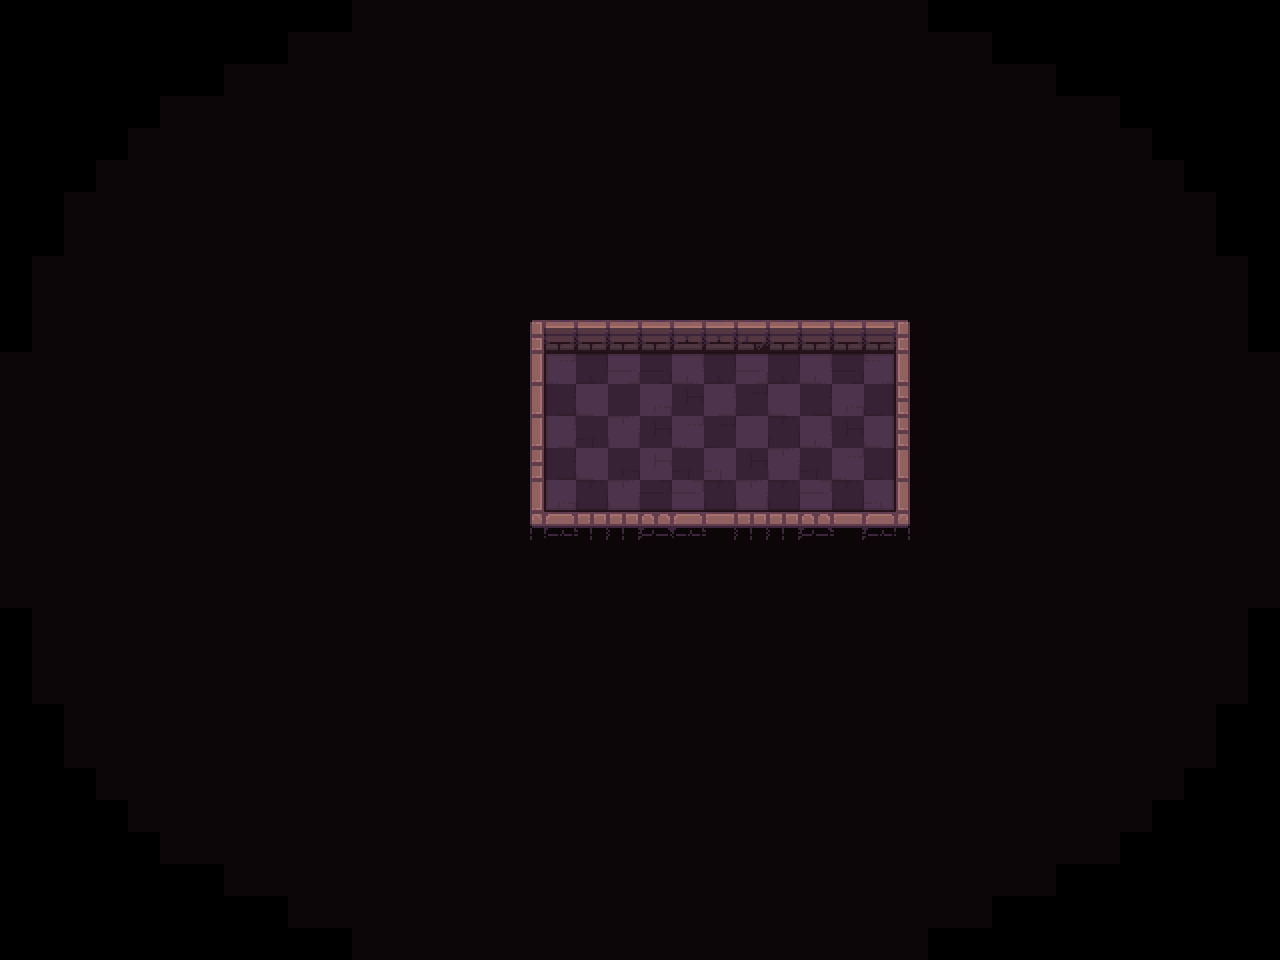

A level layout from a 2D game, rendered from its tile map. Below: a short description, then the map file with tile-grid data replaced by summaries:
An orthogonal 40x30 tile map with 32x32 px tiles, 4 tile layers (path, types, ground, above_characters), 2 hidden layers not drawn and 9 objects (5x hero, 3x bonfire, rectangle).

<map version="1.2" tiledversion="1.2.3" orientation="orthogonal" renderorder="right-down" width="40" height="30" tilewidth="32" tileheight="32" infinite="0" nextlayerid="127" nextobjectid="25">
 <tileset firstgid="1" name="tileset" tilewidth="32" tileheight="32" spacing="2" margin="1" tilecount="200" columns="10">
  <image source="tileset.png" trans="000000" width="340" height="680" />
  <terraintypes>
   <terrain name="floor" tile="79" />
   <terrain name="wall" tile="69" />
   <terrain name="hole" tile="78" />
  </terraintypes>
 </tileset>
 <layer id="69" name="background" width="40" height="30" visible="0" locked="1">
  <data>[1200 cells, 1016 non-empty, 1 distinct tile ids]</data>
 </layer>
 <layer id="87" name="checkers" width="40" height="30" visible="0" locked="1">
  <data>[1200 cells, 600 non-empty, 1 distinct tile ids]</data>
 </layer>
 <layer id="73" name="path" width="40" height="30">
  <data>[1200 cells, 55 non-empty, 1 distinct tile ids]</data>
 </layer>
 <layer id="124" name="types" width="40" height="30">
  <data>[1200 cells, 1016 non-empty, 3 distinct tile ids]</data>
 </layer>
 <layer id="125" name="ground" width="40" height="30">
  <data>[1200 cells, 1016 non-empty, 52 distinct tile ids]</data>
 </layer>
 <layer id="126" name="above_characters" width="40" height="30">
  <data>[1200 cells, 25 non-empty, 15 distinct tile ids]</data>
 </layer>
 <objectgroup id="14" name="config">
  <object id="12" name="frame" type="rectangle" x="530.056" y="318.771" width="381.693" height="208.837" />
 </objectgroup>
 <objectgroup id="2" name="objects">
  <object id="11" name="bonfire" type="bonfire" x="686.972" y="369.459">
   <point />
  </object>
  <object id="9" name="hero" type="hero" x="751.858" y="436.423">
   <properties>
    <property name="initialDirection" value="n" />
   </properties>
   <point />
  </object>
  <object id="13" name="bonfire" type="bonfire" x="816.773" y="369.83">
   <point />
  </object>
  <object id="15" name="bonfire" type="bonfire" x="624.601" y="367.981">
   <point />
  </object>
  <object id="16" name="hero" type="hero" x="751.305" y="367.633">
   <point />
  </object>
  <object id="17" name="hero" type="hero" x="623.19" y="436.601">
   <properties>
    <property name="initialDirection" value="n" />
   </properties>
   <point />
  </object>
  <object id="23" name="hero" type="hero" x="689.79" y="436.685">
   <properties>
    <property name="initialDirection" value="n" />
   </properties>
   <point />
  </object>
  <object id="24" name="hero" type="hero" x="816.342" y="437.466">
   <properties>
    <property name="initialDirection" value="n" />
   </properties>
   <point />
  </object>
 </objectgroup>
</map>
